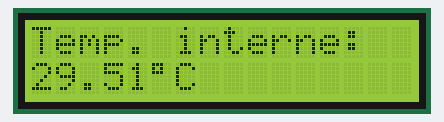
A sketch run on a simulated Arduino Uno, built with avr-gcc and run on an emulated ATmega328P. Shown: 16×2 character LCD. What the sketch prints to the serial monitor is not drawn.

Above: at 2.6 s.
At 23.6 s:
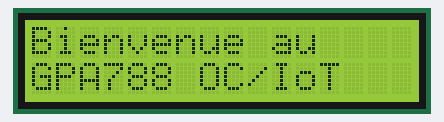

Measured:
- what the display in image 0 shows lasts 2.0 s, from 2.5 s to 4.5 s

The sketch:

test_lcd.ino
```cpp
#include <LiquidCrystal.h>

/*
 * test_lcd.ino
 * Utiliser la bibliothèque LiquidCrystal pour faire afficher
 * des messages/données sur l'afficheur LCD.
 *
 * L'afficheur LCD pourrait être intégré dans le projet IoT
 * de ce cours.
 *
 * GPA788 - ETS
 * T. Wong
 * 08-2019
 * 08-2020
 *
 * Ce programme est inspéré de l'exemple "Hello World!" de la page:
 * https://www.arduino.cc/en/Tutorial/HelloWorld. La classe LiquidCrystal()
 * et ses fonctions membres sont listées sur la page:
 * https://www.arduino.cc/en/Reference/LiquidCrystal
 * Le branchement électrique est présenté d'une façon plus évidente dans le
 * protocole de laboratoire du cours. Finalement, la technique de lecture
 * de la température interne de l'ATmega328P est donnée dans les notes
 * de cours.
 */
// Classe pour afficher des caractères à l'aide du LCD
#include <LiquidCrystal.h>
// Classe pour mesurer la température interne de l'ATmega328P
#include "ChipTemp.h"


/* ---------------------------------------------------------------
   Créer un objet (global) de type LiquidCrystal.
   Le constructeur utilisé est:
     LiquidCrystal(rs, enable, d4, d5, d6, d7)
     rs (register select): broche 12
     enable: broche 11
     d4: broche 5, d5: broche 4, d6: broche 3, d7: broche 2
   ---------------------------------------------------------------
   Note: Les numéros de broches sont ceux du côté d'Arduino.
         Brancher ces broches sur l'afficheur LCD selon le
         diagramme électrique donné sur le protocole de laboratoire.
   --------------------------------------------------------------- */
LiquidCrystal lcd(12, 11, 5, 4, 3, 2);
/* ---------------------------------------------------------------
   Créer un objet (global) de type ChipTemp.
   Le constructeur utilisé est:
     ChipTemp(float g, float d)
     g: gain de l'ajustement, d: décalage de l'ajustement

   Normalement le gain et le décalage sont des valeurs obtenues
   par une procédure de calibration. Dans ce laboratoire, on utilisera
   des constantes proposées par Albert van Daln, l'auteur du code
   original de ChipTemp.
   --------------------------------------------------------------- */
const float DECALAGE{316.0}; //332.70; //335.2; // Choisir la bonne...
const float GAIN{1.22}; //1.06154;              // Choisir la bonne...
ChipTemp chipTemp(GAIN, DECALAGE);

/* ---------------------------------------------------------------
   Fonction d'initialisation obligatoire (exécutée 1 seule fois).
   --------------------------------------------------------------- */
void setup() {
  // Pour afficher la température sur le terminal série
  Serial.begin(115200);

  // Sur le VS Code, l'ouverture du port série prend du temps et on
  // peut perdre des caractères. Ce problème n'existe pas sur la carte
  // de l'Arduino.
  waitUntil(2000);

  // Pour l'afficheur LCD
  // 0) Il s'agir d'un afficheur 16 x 2
  lcd.begin(16, 2);
  // 1) Effacer l'affichage
  lcd.clear();

  // Afficher des informations sur le moniteur série
  Serial.println(F("Température interne de l'ATmage328P"));
  Serial.print(F("Facteur de décalage: ")); Serial.print(chipTemp.getOffset());
  Serial.print(F(" Gain: ")); Serial.println(chipTemp.getGain());
  Serial.println(F("°C    deci-°C   °F    deci-°C"));
}

/* ---------------------------------------------------------------
   Fonction principale
   (Exécutée comme une fonction dans une boucle sans fin)
   --------------------------------------------------------------- */
const int16_t NB_MSG_COUNT{2};
void loop() {
  // Alterner entre le message de bienvenue et la température
  // interne de l'ATmega328P.
  // messageCount: nombre de fois le contenu a été affiché
  // showingMessage: true -> bienvenue, false -> température
  static int16_t messageCount{0};
  static bool showingMessage{true};

  // Si le compteur est à zéro alors change le contenu
  if (messageCount == 0) {
    lcd.clear();
    if (showingMessage)        // était message de bienvenue? alors
      showTemp(chipTemp, lcd); // affiche la température interne.
    else
      welcome(lcd);
  }
  // Si le compteur est > NB_MSG_COUNT alors remettre le compteur
  // à zéro et change le contenu de l'afficheur.
  if (messageCount++ > NB_MSG_COUNT) {
    messageCount = 0;
    showingMessage = !showingMessage;
  }

  // Faire clignoter lentement l'afficheur
  lcd.display();
  waitUntil(2000);
  lcd.noDisplay();
  waitUntil(1000);
}

/* ---------------------------------------------------------------
   Fonction pour créer un delai de w millisecondes

   La fonction delay() est utilisée dans bien des tutoriel pour
   créer un delai temporel. On peut aussi créer notre propre délai
   et utiliser une unité de temps à notre guise.
   --------------------------------------------------------------- */
void waitUntil(uint32_t w) {
  uint32_t t{millis()};
  // Attendre w millisecondes
  while (millis() < t + w) {}
}

/* ---------------------------------------------------------------
   Fonction pour afficher un message de bienvenue.
   ---------------------------------------------------------------
   Note: On aurait pu utiliser l'objet global lcd directement.
   --------------------------------------------------------------- */
void welcome(LiquidCrystal &l) {
  // D'abord le terminal série
  Serial.println(F("Bienvenue au GPA788 OC/IoT"));
  // Ensuite l'afficheur LCD
  l.setCursor(0, 0);  // Cursuer à la 1ere colonne, 1ere ligne
  l.print("Bienvenue au");  // Afficher le texte...
  l.setCursor(0, 1);  // Curseur à la 1ere colonne, 2e ligne
  l.print("GPA788 OC/IoT"); // Afficher le texte...}
}

/* ---------------------------------------------------------------
   Fonction pour afficher la température interne de l'ATmega328P.
   ---------------------------------------------------------------
   Note: On aurait pu utiliser l'objet global chipTemp directement.
   --------------------------------------------------------------- */
void showTemp(ChipTemp &ct, LiquidCrystal &l) {
  float celsius = ct.celsius();

  // D'abord le terminal série
  Serial.print(celsius, 2); Serial.print(F("  "));
  Serial.print(ct.deciCelsius(), 2); Serial.print(F("  "));
  Serial.print(ct.fahrenheit(), 2); Serial.print(F("  "));
  Serial.println(ct.deciFahrenheit(), 2);
  // Ensuite l'afficheur LCD
  l.setCursor(0,0); l.print("Temp. interne: ");
  l.setCursor(0,1); l.print(celsius, 2);
  l.print((char)223); l.print("C");

}
```

ChipTemp.cpp
```cpp
/*  ChipTemp.cpp
 *  Cette classe a été conçue par Albert van Daln
 *  pour réaliser la lecture de la température
 *  interne du microcontrôleur ATMega328P.
 *
 *  Code modifié par: T. Wong
 *  08-2018
 *  08-2020
 *
 *  Le notice originale:
 *      ATmega328 temperature sensor interface
 *      Rev 1.0 Albert van Dalen (www.avdweb.nl)
 *      Based on "InternalTemp"
 *      Requires 166 ... 204 bytes program memory
 *      Resolution 0.1 degree
 */
#include <Arduino.h>
#include "ChipTemp.h"


/* --------------------------------------------------
   Cette fonction membre initialise l'ADC du
   microcontrôleur.
   -------------------------------------------------- */
inline void ChipTemp::initialize()
{
  ADMUX = 0xC8; // select reference, select temp sensor
  delay(10); // wait for the analog reference to stabilize
  readAdc(); // discard first sample (never hurts to be safe)
}

/* --------------------------------------------------
   Lire la valeur de la tension aux bornes de la
   diode interne.
   -------------------------------------------------- */
inline int16_t ChipTemp::readAdc()
{
  ADCSRA |= _BV(ADSC); // start the conversion
  while (bit_is_set(ADCSRA, ADSC)); // ADSC is cleared when the conversion finishes
  return (ADCL | (ADCH << 8)); // combine bytes
}

/* --------------------------------------------------
   Convertir la tension lue en deci-degrés Celsius.
   Les autres unités de température sont dérivées
   du déci-degrés Celsius.
   -------------------------------------------------- */
float ChipTemp::deciCelsius()
{
  int32_t averageTemp = 0;
  // Une bonne pratique d'initialiser à chaque fois car
  // l'ADC peut être reprogrammé entre temps par d'autres
  // routines d'un programme.
  initialize();
  for (int i = 0; i < samples; i++) averageTemp += readAdc();
  averageTemp -= offsetFactor;
  return averageTemp / divideFactor; // return deci degree Celsius
}

float ChipTemp::celsius()
{
  return deciCelsius() / 10;
}

float ChipTemp::deciFahrenheit()
{
  return (9 * deciCelsius() + 1600) / 5;
}

float ChipTemp::fahrenheit()
{
  return (9 * deciCelsius() + 1600) / 50; // do not use deciFahrenheit()/10;
}
```

ChipTemp.h
```cpp
/*  ChipTemp.h
 *  Cette classe a été conçue par Albert van Daln
 *  pour réaliser la lecture de la température
 *  interne du microcontrôleur ATMega328P.
 *
 *  Code modifié par: T. Wong
 *  08-2018
 *  08-2020
 *
 *  Le notice originale:
 *      ATmega328 temperature sensor interface
 *      Rev 1.0 Albert van Dalen (www.avdweb.nl)
 *      Based on "InternalTemp"
 *      Requires 166 ... 204 bytes program memory
 *      Resolution 0.1 degree
 */
#ifndef ChipTemp_H
#define ChipTemp_H

// must be >= 1000, else the gain setting has no effect
static const int16_t samples = 1000;

/* --------------------------------------------------
   Classe ChipTemp
   Lire samples échantillons de la température interne
   de l'ATMega328P et faire la moyenne puis convertir
   la valeur en Celsius et Fahrenheit.
   -------------------------------------------------- */
class ChipTemp
{
public:
  // Constructeur de la classe
  ChipTemp(float g, float d) {
    offset = d; gain = g;
    offsetFactor = long(offset * samples);
    divideFactor = gain * samples / 10.0;
  }
  // Services publics
  float deciCelsius();
  float celsius();
  float deciFahrenheit();
  float fahrenheit();

  float getOffset() { return offset; }
  float getGain() { return gain; }

private:
  // Initialiser l'ADC
  inline void initialize();
  // Lire la valeur de l'ADC
  inline int16_t readAdc();
  // Paramètres pour la conversion valeur -> température
  float offset, gain, divideFactor;
  int32_t offsetFactor;
};

#endif
```
